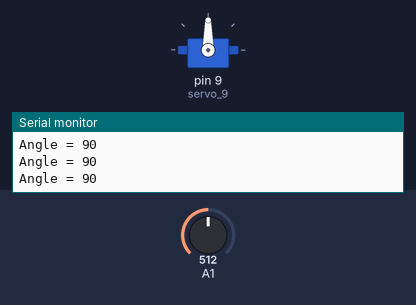
A sketch run on a simulated Arduino Uno, built with avr-gcc and run on an emulated ATmega328P. Parts: servo, the last lines printed to the serial monitor. The test bench sets the inputs (shaded band); at power-on: A1 = 512.

Above: at 1.2 s.
1.3 s: A1 set to 552
At 2.1 s:
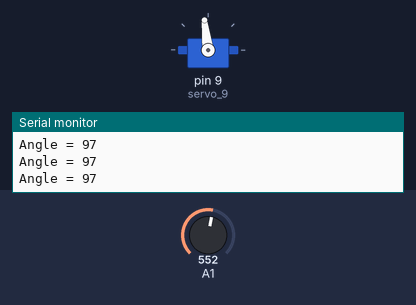
4.3 s: A1 set to 577
At 4.7 s:
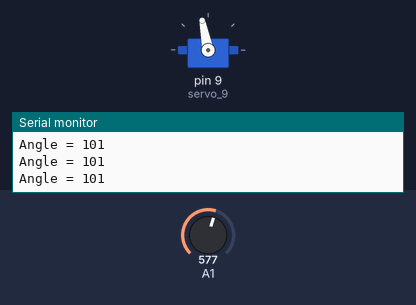
5.8 s: A1 set to 62
At 7.0 s:
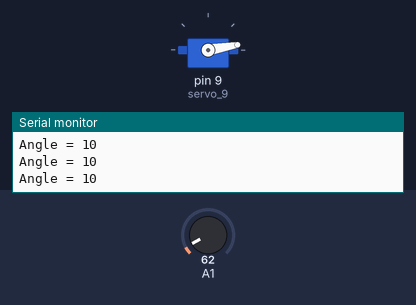
7.3 s: A1 set to 50
At 8.0 s:
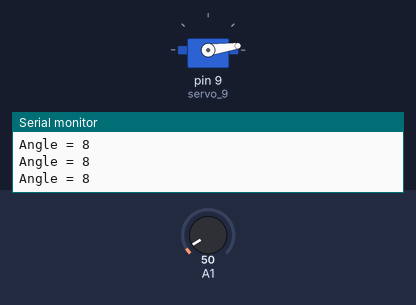
10.3 s: A1 set to 122
At 11.5 s:
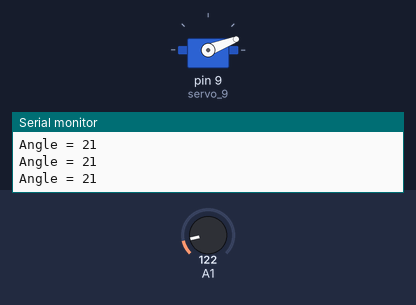
11.8 s: A1 set to 306
At 12.5 s:
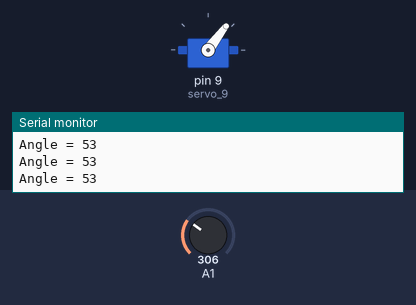
Timing chart, 0 to 14.3 s (numbered marks = the images above; inputs shaded):
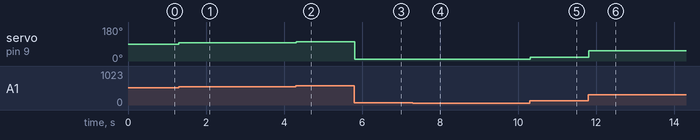

Measured:
- after the input at 1.3 s, servo on pin 9 (servo_9): 90° → 97° at once
- after the input at 4.3 s, servo on pin 9 (servo_9): 97° → 101° at once
- after the input at 5.8 s, servo on pin 9 (servo_9): 101° → 10° at once
- after the input at 7.3 s, servo on pin 9 (servo_9): 10° → 8° at once
- after the input at 10.3 s, servo on pin 9 (servo_9): 8° → 21° at once
- after the input at 11.8 s, servo on pin 9 (servo_9): 21° → 53° at once

The sketch:

Projekt_13-Servo_Motor.ino
```cpp
/**********************************************************
* Projekt 13 - Servo-Motor
* Potentiometer styr servo-motors rotation/varv
***********************************************************/

 // bibliotek <Servo.h> används för att styra med dess funktioner servo-motor.
#include <Servo.h>

Servo servo_9;

void setup()
{
  Serial.begin(9600);

  servo_9.attach(9);
}

void loop()
{
  // map funktionen omvandlar signaler från potentiometer 0-1023
  // till 0-180 grader vinkel(angle).
  int angle = map(analogRead(A1), 0, 1023, 0, 180);

  Serial.print("Angle = ");
  Serial.println(angle);

  servo_9.write(angle);
  delay(10);
}
```
